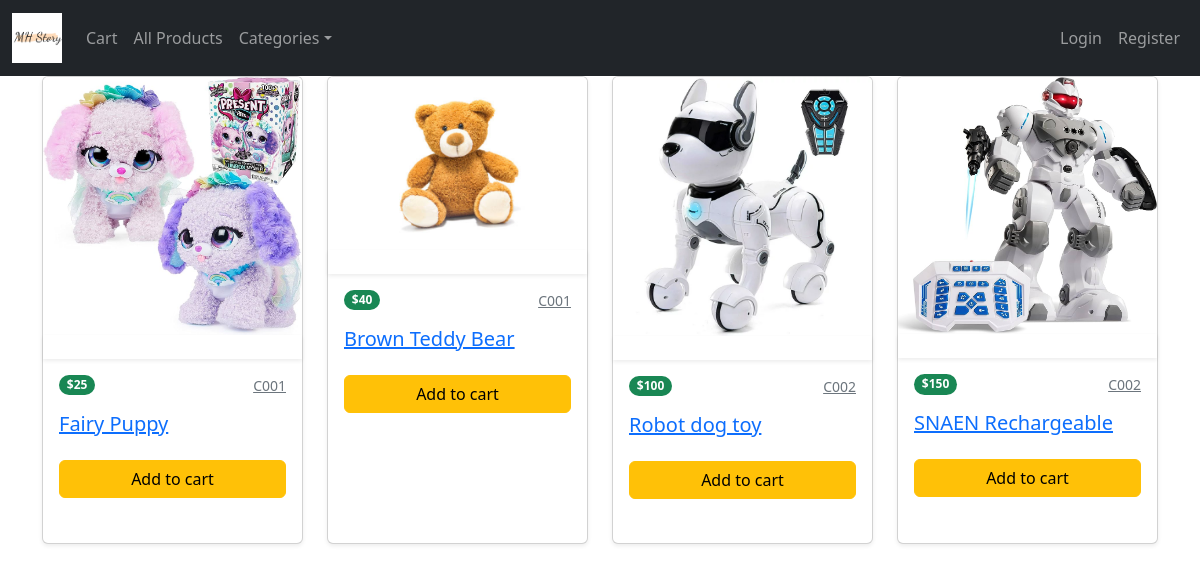
Screenshot of /allproduct.php with the database file from the repository.
### tables this page shows
CREATE TABLE `product` (
  `pid` int(11) NOT NULL,
  `pname` varchar(50) NOT NULL,
  `pprice` decimal(8,0) NOT NULL,
  `pinfo` varchar(255) NOT NULL,
  `pimage` varchar(100) NOT NULL,
  `pquan` int(11) NOT NULL,
  `pcatid` varchar(5) NOT NULL,
  `pdate` date NOT NULL
);

### allproduct.php (the view, shortened to what this page needs)
<?php
require_once('header.php');
$sql = "SELECT  *  FROM `product`";
$c = new Connect;
$dblink = $c->connectToMySQL();
$re = $dblink->query($sql);
if ($re->num_rows > 0) {
?>
    <div class="container">
        <div class="row justify-content-center">
            <?php
            while ($row = $re->fetch_assoc()) {
            ?>
                <div class="col-md-3">
                    <div class="card h-100 shadow-sm">
                        <a href="#">
                            <img src="./images/<?=$row['pimage']?>" class="card-img-top" alt="product.title" />
                        </a>
                        <div class="label-top shadow-sm">
                            <a class="text-white" href="#">asus</a>
                        </div>
                        <div class="card-body">
                            <div class="clearfix mb-3">
                                <span class="float-start badge rounded-pill bg-success">&#36;<?= $row['pprice']?></span>
                                <span class="float-end"><a href="#" class="small text-muted text-uppercase aff-link"><?=$row['pcatid']?></a></span>
                            </div>
                            <h5 class="card-title">
                                <a target="_blank" href="detail.php?id=<?=$row['pid']?>"><?=$row['pname']?></a>
                            </h5>
                            <div class="d-grid gap-2 my-4">
                                <a href="cart.php?id=<?=$row['pid']?>" class="btn btn-warning bold-btn">Add to cart</a>
                            </div>
                        </div>
                    </div>
                </div>
            <?php
            }
            ?>
        </div>
    </div>
<?php
} else {
    echo " not found";
}
?>

### rows the page displays
product: pimage (picture), pprice "25", pcatid "C001", pname "Fairy Puppy"
product: pimage (picture), pprice "40", pcatid "C001", pname "Brown Teddy Bear"
product: pimage (picture), pprice "100", pcatid "C002", pname "Robot dog toy"
product: pimage (picture), pprice "150", pcatid "C002", pname "SNAEN Rechargeable"
